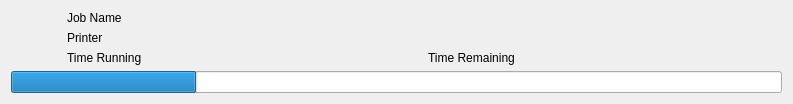
<?xml version="1.0" encoding="UTF-8"?>
<ui version="4.0">
 <class>PrintJobListItem</class>
 <widget class="QFrame" name="PrintJobListItem">
  <property name="geometry">
   <rect>
    <x>0</x>
    <y>0</y>
    <width>793</width>
    <height>86</height>
   </rect>
  </property>
  <property name="windowTitle">
   <string>Frame</string>
  </property>
  <layout class="QGridLayout" name="gridLayout">
   <item row="0" column="1" colspan="2">
    <widget class="QLabel" name="jobNameLabel">
     <property name="text">
      <string>Job Name</string>
     </property>
    </widget>
   </item>
   <item row="2" column="2">
    <widget class="QLabel" name="label_3">
     <property name="text">
      <string>Time Remaining</string>
     </property>
    </widget>
   </item>
   <item row="2" column="1">
    <widget class="QLabel" name="label_2">
     <property name="text">
      <string>Time Running</string>
     </property>
    </widget>
   </item>
   <item row="0" column="0" rowspan="3">
    <widget class="QLabel" name="jobIconLabel">
     <property name="minimumSize">
      <size>
       <width>50</width>
       <height>50</height>
      </size>
     </property>
     <property name="maximumSize">
      <size>
       <width>50</width>
       <height>100</height>
      </size>
     </property>
     <property name="text">
      <string/>
     </property>
    </widget>
   </item>
   <item row="1" column="1" colspan="2">
    <widget class="QLabel" name="label">
     <property name="text">
      <string>Printer</string>
     </property>
    </widget>
   </item>
   <item row="3" column="0" colspan="3">
    <widget class="QProgressBar" name="progressBar">
     <property name="value">
      <number>24</number>
     </property>
     <property name="format">
      <string/>
     </property>
    </widget>
   </item>
  </layout>
 </widget>
 <resources/>
 <connections/>
</ui>
